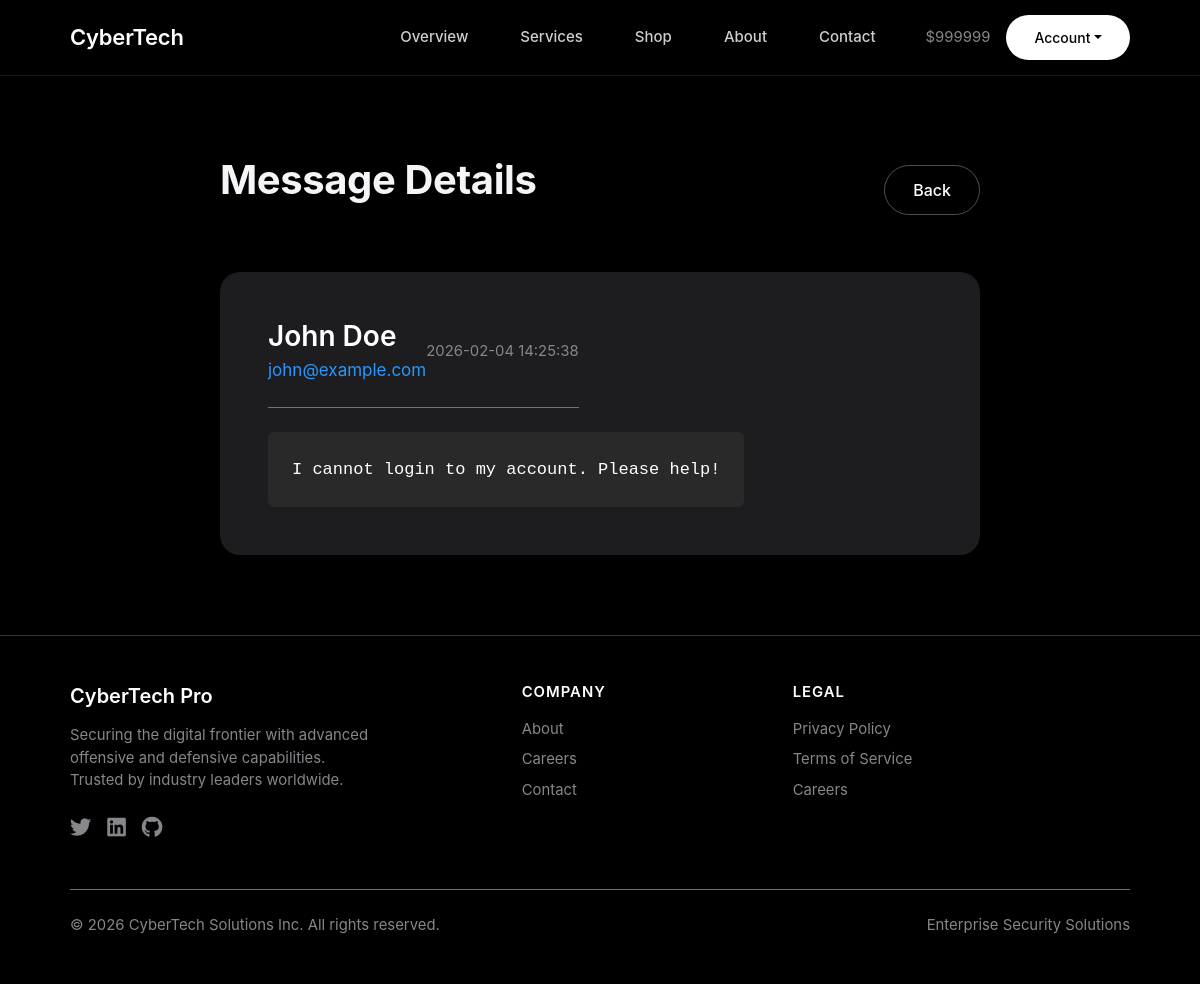
The page /challenge/view_message.php?id=2 (signed in) on the database its author committed.
### tables this page shows
CREATE TABLE users (
    id INT AUTO_INCREMENT PRIMARY KEY,
    username VARCHAR(50) NOT NULL UNIQUE,
    password VARCHAR(255) NOT NULL,
    email VARCHAR(100),
    role VARCHAR(20) DEFAULT 'user',
    credits INT DEFAULT 100,
    created_at TIMESTAMP DEFAULT CURRENT_TIMESTAMP
);

CREATE TABLE messages (
    id INT AUTO_INCREMENT PRIMARY KEY,
    user_id INT,
    name VARCHAR(100),
    email VARCHAR(100),
    message TEXT,
    is_private BOOLEAN DEFAULT FALSE,
    created_at TIMESTAMP DEFAULT CURRENT_TIMESTAMP
);

### challenge/includes/config.php (called while the page is built, shortened)
<?php
$db_host = getenv('DB_HOST') ? getenv('DB_HOST') : "localhost";
$db_user = "redteam_user";
$db_pass = "root";
$db_name = "cybertech_db";
$conn = mysqli_connect($db_host, $db_user, $db_pass, $db_name);
if (!function_exists('getUserCredits')) {
    function getUserCredits($user_id)
    {
        global $conn;
        $query = "SELECT credits FROM users WHERE id = $user_id";
        $result = mysqli_query($conn, $query);
        $row = mysqli_fetch_assoc($result);
        return $row['credits'];
    }
}
?>

### challenge/view_message.php (the view, shortened to what this page needs)
<?php
include 'includes/config.php';
$message_data = null;
if (isset($_GET['id'])) {
    $msg_id = $_GET['id'];
    $query = "SELECT * FROM messages WHERE id = $msg_id";
    $result = mysqli_query($conn, $query);
    if ($result && mysqli_num_rows($result) > 0) {
        $message_data = mysqli_fetch_assoc($result);
    } else {
        $error = "Message not found.";
    }
}
include 'includes/header.php';
?>
<div class="section-padding">
    <div class="container-custom" style="max-width: 800px;">
        <div class="d-flex justify-content-between align-items-center mb-5">
            <h2>Message Details</h2>
            <a href="contact.php" class="btn btn-outline">Back</a>
        </div>
        <?php if ($message_data): ?>
            <div class="bento-card p-5">
                <div class="d-flex justify-content-between align-items-center mb-4 border-bottom border-secondary pb-4">
                    <div>
                        <h3 class="mb-1 text-white"><?php echo htmlspecialchars($message_data['name']); ?></h3>
                        <p class="text-accent mb-0"><?php echo htmlspecialchars($message_data['email']); ?></p>
                    </div>
                    <span class="text-secondary small"><?php echo $message_data['created_at']; ?></span>
                </div>
                <div class="p-4 rounded" style="background: rgba(255,255,255,0.05);">
                    <p class="mb-0 text-white" style="font-family: monospace; line-height: 1.6;">
                        <?php echo nl2br(htmlspecialchars($message_data['message'])); ?>
                    </p>
                </div>
            </div>
        <?php else: ?>
            <div class="text-center py-5">
                <p class="text-secondary">Please select a message to view.</p>
            </div>
        <?php endif; ?>
    </div>
</div>
<?php include 'includes/footer.php'; ?>

### challenge/includes/header.php (shortened to what this page needs)
<!DOCTYPE html>
<html lang="en">
<head>
    <link href="https://cdn.jsdelivr.net/npm/bootstrap@5.3.0/dist/css/bootstrap.min.css" rel="stylesheet">
    <link href="https://cdnjs.cloudflare.com/ajax/libs/font-awesome/6.0.0/css/all.min.css" rel="stylesheet">
    <link href="css/style.css" rel="stylesheet">
</head>
<body>
    <nav class="navbar navbar-expand-lg sticky-top">
        <div class="container-custom w-100 d-flex justify-content-between align-items-center">
            <a class="navbar-brand" href="index.php">CyberTech</a>
            <div class="collapse navbar-collapse flex-grow-0" id="navbarNav">
                <ul class="navbar-nav gap-3 align-items-center">
                    <li class="nav-item"><a class="nav-link" href="index.php">Overview</a></li>
                    <li class="nav-item"><a class="nav-link" href="services.php">Services</a></li>
                    <li class="nav-item"><a class="nav-link" href="shop.php">Shop</a></li>
                    <li class="nav-item"><a class="nav-link" href="about.php">About</a></li>
                    <li class="nav-item"><a class="nav-link" href="contact.php">Contact</a></li>
                    <?php if (isset($_SESSION['user_id'])):
                        $my_credits = getUserCredits($_SESSION['user_id']);
                        ?>
                        <li class="nav-item d-flex align-items-center gap-3 ms-3">
                            <span class="text-secondary small">$<?php echo $my_credits; ?></span>
                            <div class="dropdown">
                                <a href="#" class="btn btn-primary btn-sm dropdown-toggle"
                                    data-bs-toggle="dropdown">Account</a>
                            </div>
                        </li>
                    <?php endif; ?>
                </ul>
            </div>
        </div>
    </nav>

### challenge/css/style.css (style rules this page uses)
*, *::before, *::after { box-sizing: border-box; margin: 0; padding: 0; }
:root { --bg-color: #000000; --text-primary: #F5F5F7; --text-secondary: #86868b; --accent-color: #2997ff; --surface-color: #1d1d1f; --border-color: #424245; }
body { background-color: var(--bg-color); color: var(--text-primary); font-family: -apple-system, BlinkMacSystemFont, "Segoe UI", Roboto, Helvetica, Arial, sans-serif; font-size: 17px; line-height: 1.5; -webkit-font-smoothing: antialiased; min-height: 100vh; display: flex; flex-direction: column; }
h1, h2, h3, h4, h5, h6 { color: var(--text-primary); font-weight: 600; margin-bottom: 0.5em; }
h2 { font-size: 40px; font-weight: 700; letter-spacing: -0.01em; }
h3 { font-size: 28px; font-weight: 600; }
.text-secondary { color: var(--text-secondary) !important; }
.text-white { color: #FFFFFF !important; }
.text-accent { color: var(--accent-color) !important; }
.navbar { background-color: rgba(0, 0, 0, 0.8) !important; backdrop-filter: blur(20px); -webkit-backdrop-filter: blur(20px); border-bottom: 1px solid rgba(255, 255, 255, 0.1); padding: 15px 0; }
.navbar-brand { font-size: 22px; font-weight: 600; color: #FFFFFF !important; letter-spacing: -0.01em; }
.nav-link { color: #cecece !important; font-size: 15px; font-weight: 500; margin: 0 10px; }
.btn { border-radius: 980px; font-weight: 500; padding: 12px 28px; transition: all 0.2s ease; }
.btn-primary { background-color: #FFFFFF; color: #000000; border: none; }
.btn-outline { background: transparent; border: 1px solid rgba(255, 255, 255, 0.3); color: #FFFFFF; }
.bento-card { background-color: var(--surface-color); padding: 30px; border-radius: 20px; height: 100%; display: flex; flex-direction: column; align-items: flex-start; transition: transform 0.3s ease; }
.container-custom { max-width: 1100px; margin: 0 auto; padding: 0 20px; }
.section-padding { padding: 80px 0; }

### rows shown on the page
users: credits "999999"
messages: name "John Doe", email "john@example.com", created_at "2026-02-04 14:25:38", message "I cannot login to my account. Please help!"
